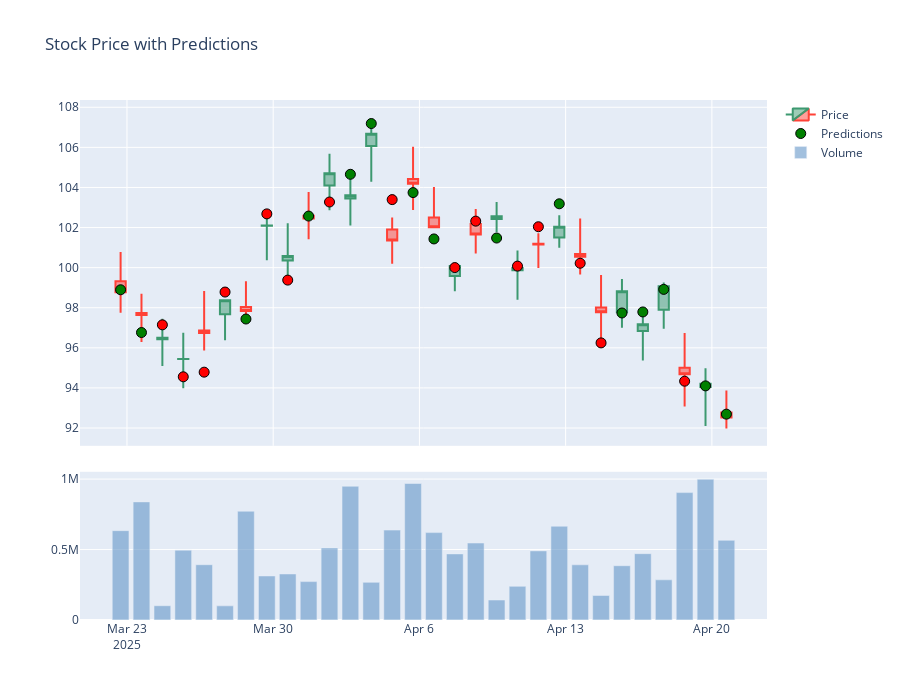

Notebook cell for this chart:
### Code cell
def plot_candlestick_with_predictions(data):
    fig = make_subplots(rows=2, cols=1, shared_xaxes=True,
                        vertical_spacing=0.05, row_heights=[0.7, 0.3])
    
    # Candlestick chart
    fig.add_trace(go.Candlestick(
        x=data['Date'],
        open=data['Open'],
        high=data['High'],
        low=data['Low'],
        close=data['Close'],
        name='Price'
    ), row=1, col=1)
    
    # Prediction markers
    fig.add_trace(go.Scatter(
        x=data['Date'],
        y=data['Prediction'],
        mode='markers',
        marker=dict(
            color=['green' if d > 0 else 'red' for d in data['Direction']],
            size=10,
            line=dict(width=1, color='black')
        ),
        name='Predictions',
        hovertext=[f"Pred: {p:.2f}" for p in data['Prediction']]
    ), row=1, col=1)
    
    # Volume bar chart
    fig.add_trace(go.Bar(
        x=data['Date'],
        y=data['Volume'],
        name='Volume',
        marker_color='rgba(100, 150, 200, 0.6)'
    ), row=2, col=1)
    
    fig.update_layout(
        title='Stock Price with Predictions',
        height=700,
        xaxis_rangeslider_visible=False,
        hovermode='x unified'
    )
    
    fig.show()

plot_candlestick_with_predictions(df)
